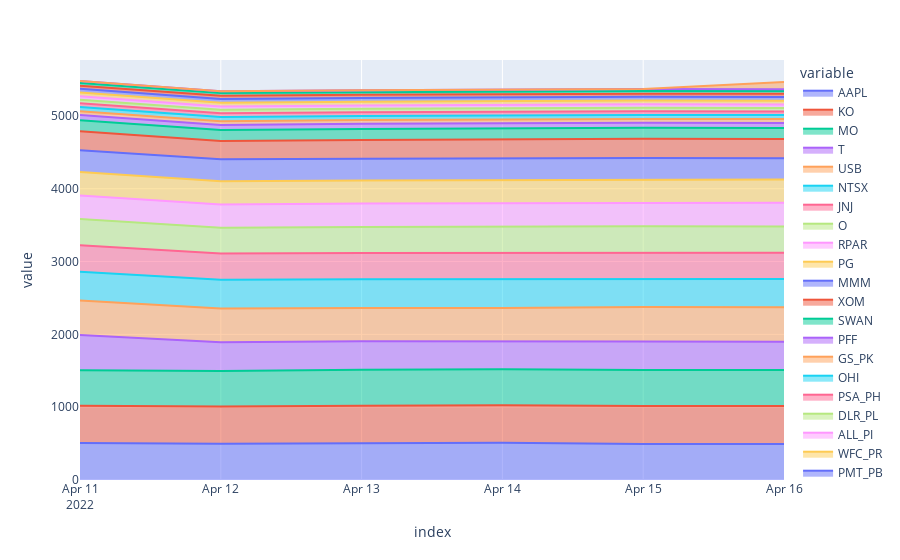

Write notebook code for a chart like this one.
### Code cell
fig1 = item_df.plot.area()
fig1.show()

### Figure 1 — Plotly figure (JSON) as saved in the notebook; plotly's stock layout.template omitted (floating-point values rounded to 4 significant figures)
{"data": [{"fillpattern": {"shape": ""}, "hovertemplate": "variable=AAPL<br>index=%{x}<br>value=%{y}<extra></extra>", "legendgroup": "AAPL", "line": {"color": "#636efa"}, "marker": {"symbol": "circle"}, "mode": "lines", "name": "AAPL", "orientation": "v", "showlegend": true, "stackgroup": "1", "type": "scatter", "x": ["2022-04-11", "2022-04-12", "2022-04-13", "2022-04-14", "2022-04-15", "2022-04-16"], "xaxis": "x", "y": [509.4, 497.1, 503.4, 510.9, 495.5, 495.2], "yaxis": "y"}, {"fillpattern": {"shape": ""}, "hovertemplate": "variable=KO<br>index=%{x}<br>value=%{y}<extra></extra>", "legendgroup": "KO", "line": {"color": "#EF553B"}, "marker": {"symbol": "circle"}, "mode": "lines", "name": "KO", "orientation": "v", "showlegend": true, "stackgroup": "1", "type": "scatter", "x": ["2022-04-11", "2022-04-12", "2022-04-13", "2022-04-14", "2022-04-15", "2022-04-16"], "xaxis": "x", "y": [511.2, 511.1, 516.8, 516.8, 520.2, 520], "yaxis": "y"}, {"fillpattern": {"shape": ""}, "hovertemplate": "variable=MO<br>index=%{x}<br>value=%{y}<extra></extra>", "legendgroup": "MO", "line": {"color": "#00cc96"}, "marker": {"symbol": "circle"}, "mode": "lines", "name": "MO", "orientation": "v", "showlegend": true, "stackgroup": "1", "type": "scatter", "x": ["2022-04-11", "2022-04-12", "2022-04-13", "2022-04-14", "2022-04-15", "2022-04-16"], "xaxis": "x", "y": [487.0, 489.1, 494.3, 491.9, 495.3, 494.1], "yaxis": "y"}, {"fillpattern": {"shape": ""}, "hovertemplate": "variable=T<br>index=%{x}<br>value=%{y}<extra></extra>", "legendgroup": "T", "line": {"color": "#ab63fa"}, "marker": {"symbol": "circle"}, "mode": "lines", "name": "T", "orientation": "v", "showlegend": true, "stackgroup": "1", "type": "scatter", "x": ["2022-04-11", "2022-04-12", "2022-04-13", "2022-04-14", "2022-04-15", "2022-04-16"], "xaxis": "x", "y": [483, 394.6, 391.1, 387.8, 390.4, 389.2], "yaxis": "y"}, {"fillpattern": {"shape": ""}, "hovertemplate": "variable=USB<br>index=%{x}<br>value=%{y}<extra></extra>", "legendgroup": "USB", "line": {"color": "#FFA15A"}, "marker": {"symbol": "circle"}, "mode": "lines", "name": "USB", "orientation": "v", "showlegend": true, "stackgroup": "1", "type": "scatter", "x": ["2022-04-11", "2022-04-12", "2022-04-13", "2022-04-14", "2022-04-15", "2022-04-16"], "xaxis": "x", "y": [472.9, 464.0, 457.4, 455.6, 473.0, 472.8], "yaxis": "y"}, {"fillpattern": {"shape": ""}, "hovertemplate": "variable=NTSX<br>index=%{x}<br>value=%{y}<extra></extra>", "legendgroup": "NTSX", "line": {"color": "#19d3f3"}, "marker": {"symbol": "circle"}, "mode": "lines", "name": "NTSX", "orientation": "v", "showlegend": true, "stackgroup": "1", "type": "scatter", "x": ["2022-04-11", "2022-04-12", "2022-04-13", "2022-04-14", "2022-04-15", "2022-04-16"], "xaxis": "x", "y": [395.5, 392.9, 395.5, 395, 387.7, 387.7], "yaxis": "y"}, {"fillpattern": {"shape": ""}, "hovertemplate": "variable=JNJ<br>index=%{x}<br>value=%{y}<extra></extra>", "legendgroup": "JNJ", "line": {"color": "#FF6692"}, "marker": {"symbol": "circle"}, "mode": "lines", "name": "JNJ", "orientation": "v", "showlegend": true, "stackgroup": "1", "type": "scatter", "x": ["2022-04-11", "2022-04-12", "2022-04-13", "2022-04-14", "2022-04-15", "2022-04-16"], "xaxis": "x", "y": [364.2, 359.9, 359, 361.2, 360.1, 361], "yaxis": "y"}, {"fillpattern": {"shape": ""}, "hovertemplate": "variable=O<br>index=%{x}<br>value=%{y}<extra></extra>", "legendgroup": "O", "line": {"color": "#B6E880"}, "marker": {"symbol": "circle"}, "mode": "lines", "name": "O", "orientation": "v", "showlegend": true, "stackgroup": "1", "type": "scatter", "x": ["2022-04-11", "2022-04-12", "2022-04-13", "2022-04-14", "2022-04-15", "2022-04-16"], "xaxis": "x", "y": [360.6, 356.9, 356, 360.9, 362.9, 362.6], "yaxis": "y"}, {"fillpattern": {"shape": ""}, "hovertemplate": "variable=RPAR<br>index=%{x}<br>value=%{y}<extra></extra>", "legendgroup": "RPAR", "line": {"color": "#FF97FF"}, "marker": {"symbol": "circle"}, "mode": "lines", "name": "RPAR", "orientation": "v", "showlegend": true, "stackgroup": "1", "type": "scatter", "x": ["2022-04-11", "2022-04-12", "2022-04-13", "2022-04-14", "2022-04-15", "2022-04-16"], "xaxis": "x", "y": [324.1, 317.7, 322.6, 320.5, 325.4, 325.4], "yaxis": "y"}, {"fillpattern": {"shape": ""}, "hovertemplate": "variable=PG<br>index=%{x}<br>value=%{y}<extra></extra>", "legendgroup": "PG", "line": {"color": "#FECB52"}, "marker": {"symbol": "circle"}, "mode": "lines", "name": "PG", "orientation": "v", "showlegend": true, "stackgroup": "1", "type": "scatter", "x": ["2022-04-11", "2022-04-12", "2022-04-13", "2022-04-14", "2022-04-15", "2022-04-16"], "xaxis": "x", "y": [320.5, 320, 317.9, 319.4, 317.3, 317.1], "yaxis": "y"}, {"fillpattern": {"shape": ""}, "hovertemplate": "variable=MMM<br>index=%{x}<br>value=%{y}<extra></extra>", "legendgroup": "MMM", "line": {"color": "#636efa"}, "marker": {"symbol": "circle"}, "mode": "lines", "name": "MMM", "orientation": "v", "showlegend": true, "stackgroup": "1", "type": "scatter", "x": ["2022-04-11", "2022-04-12", "2022-04-13", "2022-04-14", "2022-04-15", "2022-04-16"], "xaxis": "x", "y": [299.6, 300.1, 297.6, 298.0, 295.2, 294.8], "yaxis": "y"}, {"fillpattern": {"shape": ""}, "hovertemplate": "variable=XOM<br>index=%{x}<br>value=%{y}<extra></extra>", "legendgroup": "XOM", "line": {"color": "#EF553B"}, "marker": {"symbol": "circle"}, "mode": "lines", "name": "XOM", "orientation": "v", "showlegend": true, "stackgroup": "1", "type": "scatter", "x": ["2022-04-11", "2022-04-12", "2022-04-13", "2022-04-14", "2022-04-15", "2022-04-16"], "xaxis": "x", "y": [260.9, 252, 258.3, 260.2, 263.6, 264.3], "yaxis": "y"}, {"fillpattern": {"shape": ""}, "hovertemplate": "variable=SWAN<br>index=%{x}<br>value=%{y}<extra></extra>", "legendgroup": "SWAN", "line": {"color": "#00cc96"}, "marker": {"symbol": "circle"}, "mode": "lines", "name": "SWAN", "orientation": "v", "showlegend": true, "stackgroup": "1", "type": "scatter", "x": ["2022-04-11", "2022-04-12", "2022-04-13", "2022-04-14", "2022-04-15", "2022-04-16"], "xaxis": "x", "y": [152, 150.3, 151.2, 151.3, 150, 150], "yaxis": "y"}, {"fillpattern": {"shape": ""}, "hovertemplate": "variable=PFF<br>index=%{x}<br>value=%{y}<extra></extra>", "legendgroup": "PFF", "line": {"color": "#ab63fa"}, "marker": {"symbol": "circle"}, "mode": "lines", "name": "PFF", "orientation": "v", "showlegend": true, "stackgroup": "1", "type": "scatter", "x": ["2022-04-11", "2022-04-12", "2022-04-13", "2022-04-14", "2022-04-15", "2022-04-16"], "xaxis": "x", "y": [71, 70.26, 70, 70.28, 69.9, 69.9], "yaxis": "y"}, {"fillpattern": {"shape": ""}, "hovertemplate": "variable=GS_PK<br>index=%{x}<br>value=%{y}<extra></extra>", "legendgroup": "GS_PK", "line": {"color": "#FFA15A"}, "marker": {"symbol": "circle"}, "mode": "lines", "name": "GS_PK", "orientation": "v", "showlegend": true, "stackgroup": "1", "type": "scatter", "x": ["2022-04-11", "2022-04-12", "2022-04-13", "2022-04-14", "2022-04-15", "2022-04-16"], "xaxis": "x", "y": [52.06, 51.74, 52.1, 52.3, 51.96, 51.96], "yaxis": "y"}, {"fillpattern": {"shape": ""}, "hovertemplate": "variable=OHI<br>index=%{x}<br>value=%{y}<extra></extra>", "legendgroup": "OHI", "line": {"color": "#19d3f3"}, "marker": {"symbol": "circle"}, "mode": "lines", "name": "OHI", "orientation": "v", "showlegend": true, "stackgroup": "1", "type": "scatter", "x": ["2022-04-11", "2022-04-12", "2022-04-13", "2022-04-14", "2022-04-15", "2022-04-16"], "xaxis": "x", "y": [57.26, 57.02, 55.3, 55, 55.3, 54.82], "yaxis": "y"}, {"fillpattern": {"shape": ""}, "hovertemplate": "variable=PSA_PH<br>index=%{x}<br>value=%{y}<extra></extra>", "legendgroup": "PSA_PH", "line": {"color": "#FF6692"}, "marker": {"symbol": "circle"}, "mode": "lines", "name": "PSA_PH", "orientation": "v", "showlegend": true, "stackgroup": "1", "type": "scatter", "x": ["2022-04-11", "2022-04-12", "2022-04-13", "2022-04-14", "2022-04-15", "2022-04-16"], "xaxis": "x", "y": [52.04, 51.06, 51, 50.78, 50.68, 50.68], "yaxis": "y"}, {"fillpattern": {"shape": ""}, "hovertemplate": "variable=DLR_PL<br>index=%{x}<br>value=%{y}<extra></extra>", "legendgroup": "DLR_PL", "line": {"color": "#B6E880"}, "marker": {"symbol": "circle"}, "mode": "lines", "name": "DLR_PL", "orientation": "v", "showlegend": true, "stackgroup": "1", "type": "scatter", "x": ["2022-04-11", "2022-04-12", "2022-04-13", "2022-04-14", "2022-04-15", "2022-04-16"], "xaxis": "x", "y": [48.92, 48.4, 48.24, 48.44, 48.18, 48.18], "yaxis": "y"}, {"fillpattern": {"shape": ""}, "hovertemplate": "variable=ALL_PI<br>index=%{x}<br>value=%{y}<extra></extra>", "legendgroup": "ALL_PI", "line": {"color": "#FF97FF"}, "marker": {"symbol": "circle"}, "mode": "lines", "name": "ALL_PI", "orientation": "v", "showlegend": true, "stackgroup": "1", "type": "scatter", "x": ["2022-04-11", "2022-04-12", "2022-04-13", "2022-04-14", "2022-04-15", "2022-04-16"], "xaxis": "x", "y": [47.22, 46.34, 46.08, 46, 46.16, 46.16], "yaxis": "y"}, {"fillpattern": {"shape": ""}, "hovertemplate": "variable=WFC_PR<br>index=%{x}<br>value=%{y}<extra></extra>", "legendgroup": "WFC_PR", "line": {"color": "#FECB52"}, "marker": {"symbol": "circle"}, "mode": "lines", "name": "WFC_PR", "orientation": "v", "showlegend": true, "stackgroup": "1", "type": "scatter", "x": ["2022-04-11", "2022-04-12", "2022-04-13", "2022-04-14", "2022-04-15", "2022-04-16"], "xaxis": "x", "y": [51.96, 51.72, 51.7, 51.86, 51.66, 51.66], "yaxis": "y"}, {"fillpattern": {"shape": ""}, "hovertemplate": "variable=PMT_PB<br>index=%{x}<br>value=%{y}<extra></extra>", "legendgroup": "PMT_PB", "line": {"color": "#636efa"}, "marker": {"symbol": "circle"}, "mode": "lines", "name": "PMT_PB", "orientation": "v", "showlegend": true, "stackgroup": "1", "type": "scatter", "x": ["2022-04-11", "2022-04-12", "2022-04-13", "2022-04-14", "2022-04-15", "2022-04-16"], "xaxis": "x", "y": [51.39, 51.26, 51.68, 51.78, 51.68, 51.68], "yaxis": "y"}, {"fillpattern": {"shape": ""}, "hovertemplate": "variable=ARCC<br>index=%{x}<br>value=%{y}<extra></extra>", "legendgroup": "ARCC", "line": {"color": "#EF553B"}, "marker": {"symbol": "circle"}, "mode": "lines", "name": "ARCC", "orientation": "v", "showlegend": true, "stackgroup": "1", "type": "scatter", "x": ["2022-04-11", "2022-04-12", "2022-04-13", "2022-04-14", "2022-04-15", "2022-04-16"], "xaxis": "x", "y": [42.94, 42.42, 42.42, 43.4, 43.24, 44.08], "yaxis": "y"}, {"fillpattern": {"shape": ""}, "hovertemplate": "variable=HTGC<br>index=%{x}<br>value=%{y}<extra></extra>", "legendgroup": "HTGC", "line": {"color": "#00cc96"}, "marker": {"symbol": "circle"}, "mode": "lines", "name": "HTGC", "orientation": "v", "showlegend": true, "stackgroup": "1", "type": "scatter", "x": ["2022-04-11", "2022-04-12", "2022-04-13", "2022-04-14", "2022-04-15", "2022-04-16"], "xaxis": "x", "y": [36.9, 36.96, 36.56, 37.28, 37.5, 37.5], "yaxis": "y"}, {"fillpattern": {"shape": ""}, "hovertemplate": "variable=PGX<br>index=%{x}<br>value=%{y}<extra></extra>", "legendgroup": "PGX", "line": {"color": "#ab63fa"}, "marker": {"symbol": "circle"}, "mode": "lines", "name": "PGX", "orientation": "v", "showlegend": true, "stackgroup": "1", "type": "scatter", "x": ["2022-04-11", "2022-04-12", "2022-04-13", "2022-04-14", "2022-04-15", "2022-04-16"], "xaxis": "x", "y": [26.94, 26.4, 25.88, 26, 26, 25.78], "yaxis": "y"}, {"fillpattern": {"shape": ""}, "hovertemplate": "variable=WBD<br>index=%{x}<br>value=%{y}<extra></extra>", "legendgroup": "WBD", "line": {"color": "#FFA15A"}, "marker": {"symbol": "circle"}, "mode": "lines", "name": "WBD", "orientation": "v", "showlegend": true, "stackgroup": "1", "type": "scatter", "x": ["2022-04-11", "2022-04-12", "2022-04-13", "2022-04-14", "2022-04-15", "2022-04-16"], "xaxis": "x", "y": [null, null, null, null, null, 100.2], "yaxis": "y"}], "layout": {"legend": {"title": {"text": "variable"}, "tracegroupgap": 0}, "margin": {"t": 60}, "xaxis": {"anchor": "y", "domain": [0, 1], "title": {"text": "index"}}, "yaxis": {"anchor": "x", "domain": [0, 1], "title": {"text": "value"}}}}
